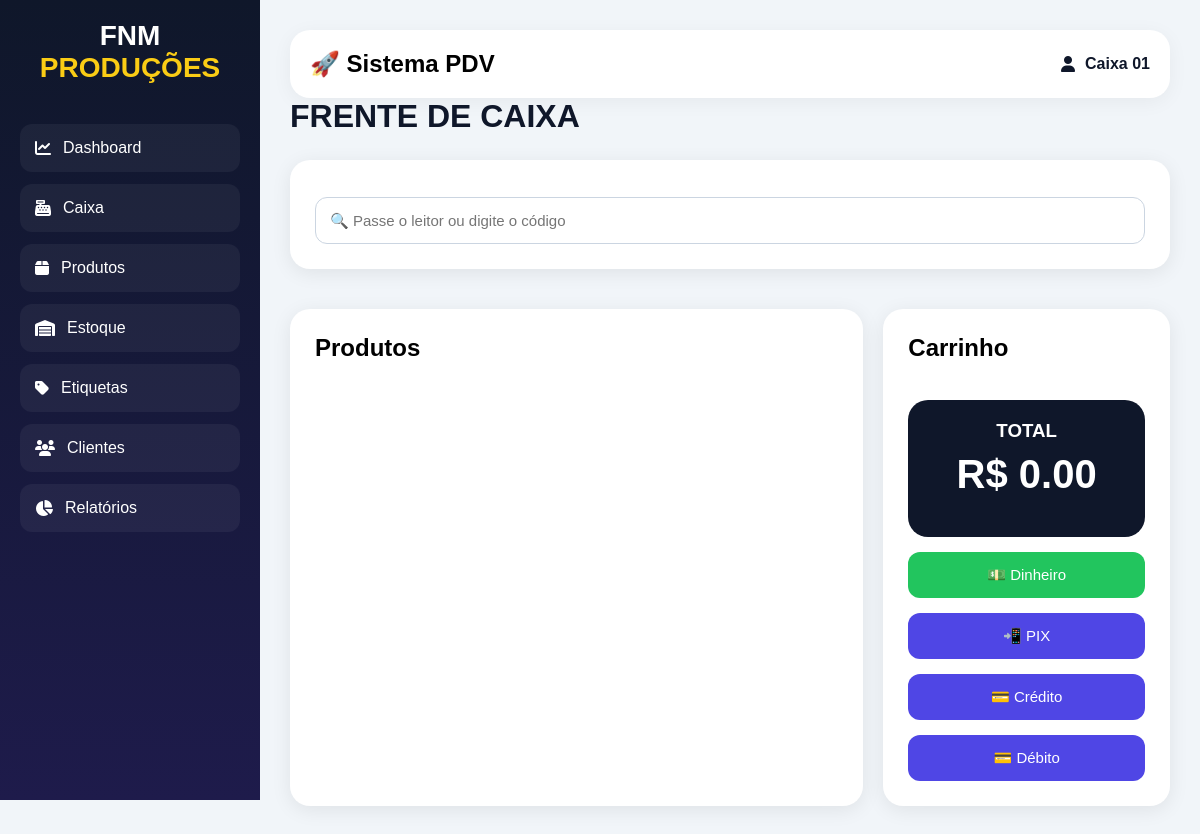
Page /caixa on the earlier database version.
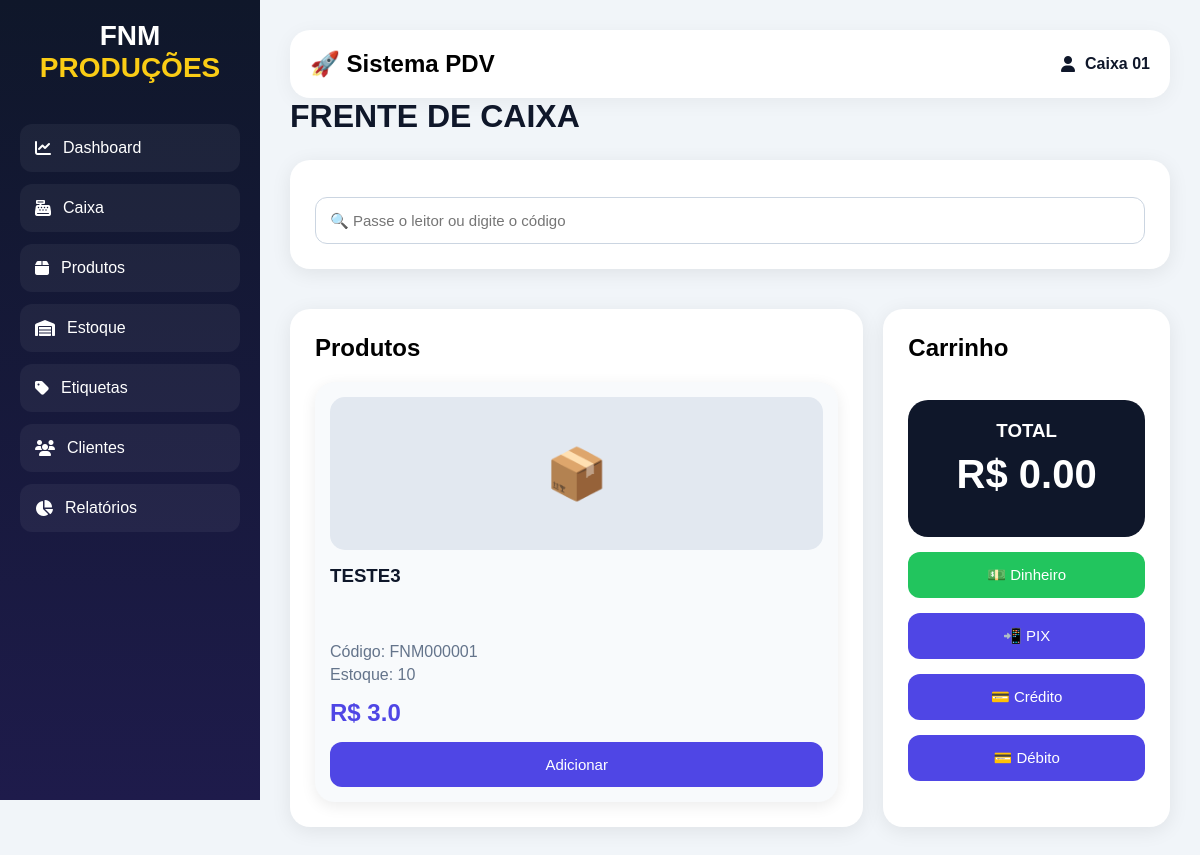
Same page on the later database version.
### app.py (models this page shows)
class Produto(db.Model):
    id = db.Column(
        db.Integer,
        primary_key=True
    )
    codigo = db.Column(
        db.String(100)
    )
    nome = db.Column(
        db.String(200)
    )
    preco = db.Column(
        db.Float
    )
    custo = db.Column(
        db.Float,
        default=0
    )
    estoque = db.Column(
        db.Integer
    )
    categoria = db.Column(
        db.String(100)
    )
    imagem = db.Column(
        db.String(500)
    )
    estoque_minimo = db.Column(
        db.Integer
    )

### app.py (the view)
@app.route("/caixa")
def caixa():
    produtos = Produto.query.all()
    total_carrinho = 0
    for item in carrinho.values():
        total_carrinho += (
            item["preco"] *
            item["quantidade"]
        )
    return render_template(
        "caixa.html",
        produtos=produtos,
        carrinho=carrinho,
        total=total_caixa,
        total_carrinho=total_carrinho
    )

### templates/caixa.html (shortened to what the changed rows need)
{% extends "base.html" %}
{% block content %}
<h1 style="margin-bottom:25px;">
    FRENTE DE CAIXA
</h1>
<div
    style="
        display:grid;
        grid-template-columns:2fr 1fr;
        gap:20px;
        margin-top:20px;
    "
>
    <div class="card">
        <h2 style="margin-bottom:20px;">
            Produtos
        </h2>
        <div
            style="
                display:grid;
                grid-template-columns:
                repeat(
                    auto-fit,
                    minmax(220px,1fr)
                );
                gap:20px;
            "
        >
            {% for produto in produtos %}
<div
    style="
        background:#f8fafc;
        border-radius:20px;
        padding:15px;
        box-shadow:
        0 4px 15px rgba(
            0,
            0,
            0,
            0.08
        );
        display:flex;
        flex-direction:column;
        justify-content:space-between;
        height:420px;
    "
>
                {% if produto.imagem %}
                <img
                    src="{{ produto.imagem }}"
                    style="
                        width:100%;
                        height:180px;
                        object-fit:cover;
                        border-radius:15px;
                    "
                >
                {% else %}
                <div
                    style="
                        width:100%;
                        height:180px;
                        background:#e2e8f0;
                        border-radius:15px;
                        display:flex;
                        align-items:center;
                        justify-content:center;
                        font-size:50px;
                    "
                >
                    📦
                </div>
                {% endif %}
                <h3
style="
    margin-top:15px;
    color:#0f172a;
    min-height:70px;
    overflow:hidden;
    display:-webkit-box;
    -webkit-line-clamp:3;
    -webkit-box-orient:vertical;
"
                >
                    {{ produto.nome }}
                </h3>
                <p
                    style="
                        margin-top:8px;
                        color:#64748b;
                    "
                >
                    Código:
                    {{ produto.codigo }}
                </p>
                <p
                    style="
                        margin-top:5px;
                        color:#64748b;
                    "
                >
                    Estoque:
                    {{ produto.estoque }}
                </p>
                <h2
                    style="
                        margin-top:15px;
                        color:#4f46e5;
                    "
                >
                    R$ {{ produto.preco }}
                </h2>
                <form
                    action="/vender/{{ produto.id }}"
                    method="POST"
                >
                    <button
                        class="azul"
                        style="
                            margin-top:15px;
                        "
                    >
                        Adicionar
                    </button>
                </form>
            </div>
            {% endfor %}
        </div>
    </div>
    <div class="card">
        <h2>
            Carrinho
        </h2>
        <br>
        <div
            style="
                margin-top:20px;
                padding:20px;
                border-radius:20px;
                background:#0f172a;
                color:white;
                text-align:center;
            "
        >
<h1
    style="
        margin-top:10px;
        font-size:40px;
        color:white;
    "
>
    R$
    {{ "%.2f"|format(total_carrinho) }}
</h1>
        </div>
    </div>
</div>
{% endblock %}

Differences in the rows shown:
added Produto: nome "TESTE3", codigo "FNM000001", estoque "10", preco "3.0"
